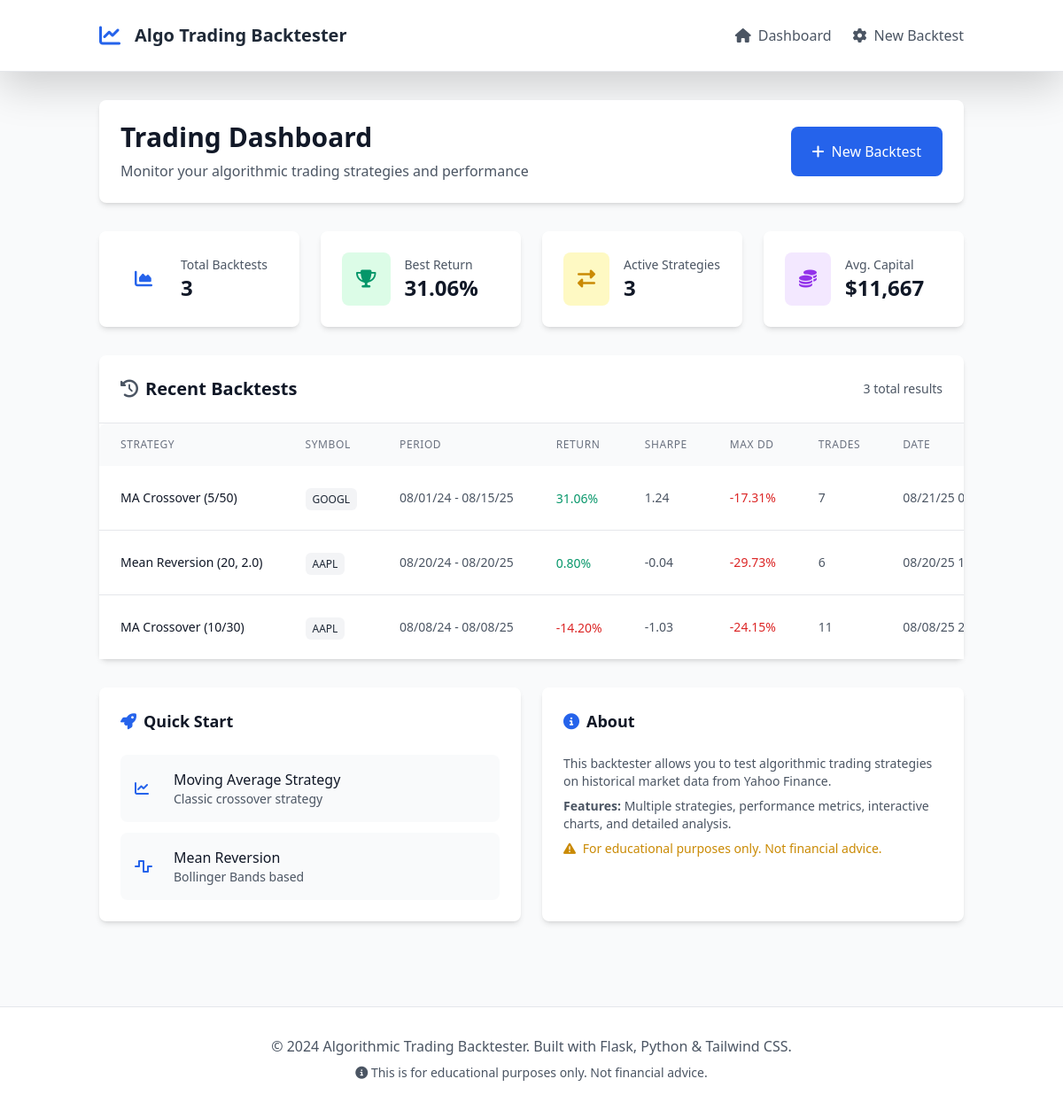
The page / on the database its author committed.
### models.py (models this page shows, shortened)
class BacktestResult(db.Model):
    id = db.Column(db.Integer, primary_key=True)
    strategy_name = db.Column(db.String(100), nullable=False)
    symbol = db.Column(db.String(20), nullable=False)
    start_date = db.Column(db.Date, nullable=False)
    end_date = db.Column(db.Date, nullable=False)
    initial_capital = db.Column(db.Float, nullable=False)
    final_value = db.Column(db.Float, nullable=False)
    total_return = db.Column(db.Float, nullable=False)
    sharpe_ratio = db.Column(db.Float)
    max_drawdown = db.Column(db.Float)
    total_trades = db.Column(db.Integer)
    parameters = db.Column(db.Text)  # JSON string of strategy parameters
    created_at = db.Column(db.DateTime, default=datetime.utcnow)

### routes.py (the view)
@app.route('/')
def index():
    recent_results = BacktestResult.query.order_by(BacktestResult.created_at.desc()).limit(5).all()
    return render_template('index.html', results=recent_results)

### templates/index.html (shortened to what this page needs)
{% extends "base.html" %}
{% block content %}
<div class="space-y-8">
    <div class="bg-white rounded-lg shadow-md p-6">
        <div class="flex items-center justify-between">
            <div>
                <h1 class="text-3xl font-bold text-gray-900 mb-2">Trading Dashboard</h1>
                <p class="text-gray-600">Monitor your algorithmic trading strategies and performance</p>
            </div>
            <div class="flex space-x-4">
                <a href="{{ url_for('strategy_config') }}"
                   class="bg-primary-600 hover:bg-primary-700 text-white px-6 py-3 rounded-lg font-medium transition-colors">
                    <i class="fas fa-plus me-2"></i>New Backtest
                </a>
            </div>
        </div>
    </div>
    <div class="grid grid-cols-1 md:grid-cols-2 lg:grid-cols-4 gap-6">
        <div class="bg-white rounded-lg shadow-md p-6">
            <div class="flex items-center">
                <div class="p-3 rounded-lg bg-primary-100">
                    <i class="fas fa-chart-area text-primary-600 text-xl"></i>
                </div>
                <div class="ml-4">
                    <p class="text-sm font-medium text-gray-600">Total Backtests</p>
                    <p class="text-2xl font-bold text-gray-900">{{ results|length }}</p>
                </div>
            </div>
        </div>
        <div class="bg-white rounded-lg shadow-md p-6">
            <div class="flex items-center">
                <div class="p-3 rounded-lg bg-success-100">
                    <i class="fas fa-trophy text-success-600 text-xl"></i>
                </div>
                <div class="ml-4">
                    <p class="text-sm font-medium text-gray-600">Best Return</p>
                    <p class="text-2xl font-bold text-gray-900">
                        {% if results %}
                            {{ "%.2f"|format(results|map(attribute='total_return')|max) }}%
                        {% else %}
                            0.00%
                        {% endif %}
                    </p>
                </div>
            </div>
        </div>
        <div class="bg-white rounded-lg shadow-md p-6">
            <div class="flex items-center">
                <div class="p-3 rounded-lg bg-yellow-100">
                    <i class="fas fa-exchange-alt text-yellow-600 text-xl"></i>
                </div>
                <div class="ml-4">
                    <p class="text-sm font-medium text-gray-600">Active Strategies</p>
                    <p class="text-2xl font-bold text-gray-900">
                        {{ results|map(attribute='strategy_name')|unique|list|length }}
                    </p>
                </div>
            </div>
        </div>
        <div class="bg-white rounded-lg shadow-md p-6">
            <div class="flex items-center">
                <div class="p-3 rounded-lg bg-purple-100">
                    <i class="fas fa-coins text-purple-600 text-xl"></i>
                </div>
                <div class="ml-4">
                    <p class="text-sm font-medium text-gray-600">Avg. Capital</p>
                    <p class="text-2xl font-bold text-gray-900">
                        {% if results %}
                            ${{ "{:,.0f}".format(results|map(attribute='initial_capital')|sum / results|length) }}
                        {% else %}
                            $0
                        {% endif %}
                    </p>
                </div>
            </div>
        </div>
    </div>
    <div class="bg-white rounded-lg shadow-md">
        <div class="px-6 py-4 border-b border-gray-200">
            <div class="flex items-center justify-between">
                <h2 class="text-xl font-semibold text-gray-900">
                    <i class="fas fa-history me-2 text-gray-600"></i>Recent Backtests
                </h2>
                {% if results %}
                <p class="text-sm text-gray-600">{{ results|length }} total results</p>
                {% endif %}
            </div>
        </div>
        {% if results %}
        <div class="overflow-x-auto">
            <table class="w-full">
                <thead class="bg-gray-50">
                    <tr>
                        <th class="px-6 py-3 text-left text-xs font-medium text-gray-500 uppercase tracking-wider">Strategy</th>
                        <th class="px-6 py-3 text-left text-xs font-medium text-gray-500 uppercase tracking-wider">Symbol</th>
                        <th class="px-6 py-3 text-left text-xs font-medium text-gray-500 uppercase tracking-wider">Period</th>
                        <th class="px-6 py-3 text-left text-xs font-medium text-gray-500 uppercase tracking-wider">Return</th>
                        <th class="px-6 py-3 text-left text-xs font-medium text-gray-500 uppercase tracking-wider">Sharpe</th>
                        <th class="px-6 py-3 text-left text-xs font-medium text-gray-500 uppercase tracking-wider">Max DD</th>
                        <th class="px-6 py-3 text-left text-xs font-medium text-gray-500 uppercase tracking-wider">Trades</th>
                        <th class="px-6 py-3 text-left text-xs font-medium text-gray-500 uppercase tracking-wider">Date</th>
                    </tr>
                </thead>
                <tbody class="bg-white divide-y divide-gray-200">
                    {% for result in results %}
                    <tr class="hover:bg-gray-50">
                        <td class="px-6 py-4 whitespace-nowrap">
                            <div class="text-sm font-medium text-gray-900">{{ result.strategy_name }}</div>
                        </td>
                        <td class="px-6 py-4 whitespace-nowrap">
                            <span class="px-2 py-1 text-xs font-medium bg-gray-100 text-gray-800 rounded">
                                {{ result.symbol }}
                            </span>
                        </td>
                        <td class="px-6 py-4 whitespace-nowrap text-sm text-gray-600">
                            {{ result.start_date.strftime('%m/%d/%y') }} - {{ result.end_date.strftime('%m/%d/%y') }}
                        </td>
                        <td class="px-6 py-4 whitespace-nowrap">
                            <span class="text-sm font-medium {{ 'text-success-600' if result.total_return > 0 else 'text-danger-600' }}">
                                {{ "%.2f"|format(result.total_return) }}%
                            </span>
                        </td>
                        <td class="px-6 py-4 whitespace-nowrap text-sm text-gray-600">
                            {% if result.sharpe_ratio %}
                                {{ "%.2f"|format(result.sharpe_ratio) }}
                            {% else %}
                                N/A
                            {% endif %}
                        </td>
                        <td class="px-6 py-4 whitespace-nowrap text-sm text-gray-600">
                            {% if result.max_drawdown %}
                                <span class="text-danger-600">{{ "%.2f"|format(result.max_drawdown) }}%</span>
                            {% else %}
                                N/A
                            {% endif %}
                        </td>
                        <td class="px-6 py-4 whitespace-nowrap text-sm text-gray-600">
                            {{ result.total_trades }}
                        </td>
                        <td class="px-6 py-4 whitespace-nowrap text-sm text-gray-600">
                            {{ result.created_at.strftime('%m/%d/%y %H:%M') }}
                        </td>
                    </tr>
                    {% endfor %}
                </tbody>
            </table>
        </div>
        {% endif %}
    </div>
    <div class="grid grid-cols-1 md:grid-cols-2 gap-6">
        <div class="bg-white rounded-lg shadow-md p-6">
            <h3 class="text-lg font-semibold text-gray-900 mb-4">
                <i class="fas fa-rocket me-2 text-primary-600"></i>Quick Start
            </h3>
            <div class="space-y-3">
                <a href="{{ url_for('strategy_config') }}"
                   class="flex items-center p-3 bg-gray-50 rounded-lg hover:bg-gray-100 transition-colors">
                    <i class="fas fa-chart-line text-primary-600 w-8"></i>
                    <div class="ml-3">
                        <p class="font-medium text-gray-900">Moving Average Strategy</p>
                        <p class="text-sm text-gray-600">Classic crossover strategy</p>
                    </div>
                </a>
                <a href="{{ url_for('strategy_config') }}"
                   class="flex items-center p-3 bg-gray-50 rounded-lg hover:bg-gray-100 transition-colors">
                    <i class="fas fa-wave-square text-primary-600 w-8"></i>
                    <div class="ml-3">
                        <p class="font-medium text-gray-900">Mean Reversion</p>
                        <p class="text-sm text-gray-600">Bollinger Bands based</p>
                    </div>
                </a>
            </div>
        </div>
        <div class="bg-white rounded-lg shadow-md p-6">
            <h3 class="text-lg font-semibold text-gray-900 mb-4">
                <i class="fas fa-info-circle me-2 text-blue-600"></i>About
            </h3>
            <div class="text-gray-600 space-y-2">
                <p class="text-sm">
                    This backtester allows you to test algorithmic trading strategies
                    on historical market data from Yahoo Finance.
                </p>
                <p class="text-sm">
                    <strong>Features:</strong> Multiple strategies, performance metrics,
                    interactive charts, and detailed analysis.
                </p>
                <p class="text-sm text-yellow-600">
                    <i class="fas fa-exclamation-triangle me-1"></i>
                    For educational purposes only. Not financial advice.
                </p>
            </div>
        </div>
    </div>
</div>
{% endblock %}

### templates/base.html (shortened to what this page needs)
<!DOCTYPE html>
<html lang="en">
<head>
    <script src="https://cdn.tailwindcss.com"></script>
    <link href="https://cdn.jsdelivr.net/npm/bootstrap@5.3.0/dist/css/bootstrap.min.css" rel="stylesheet">
    <link rel="stylesheet" href="https://cdnjs.cloudflare.com/ajax/libs/font-awesome/6.4.0/css/all.min.css">
    <link rel="stylesheet" href="{{ url_for('static', filename='css/main.css') }}">
</head>
<body class="bg-gray-50 min-h-screen">
    <nav class="bg-white shadow-lg border-b border-gray-200">
        <div class="container mx-auto px-4">
            <div class="flex justify-between items-center py-4">
                <div class="flex items-center space-x-4">
                    <i class="fas fa-chart-line text-2xl text-primary-600"></i>
                    <h1 class="text-xl font-bold text-gray-800">
                        <a href="{{ url_for('index') }}" class="hover:text-primary-600 transition-colors">
                            Algo Trading Backtester
                        </a>
                    </h1>
                </div>
                <div class="flex items-center space-x-6">
                    <a href="{{ url_for('index') }}"
                       class="flex items-center space-x-2 text-gray-600 hover:text-primary-600 transition-colors">
                        <i class="fas fa-home"></i>
                        <span>Dashboard</span>
                    </a>
                    <a href="{{ url_for('strategy_config') }}"
                       class="flex items-center space-x-2 text-gray-600 hover:text-primary-600 transition-colors">
                        <i class="fas fa-cog"></i>
                        <span>New Backtest</span>
                    </a>
                </div>
            </div>
        </div>
    </nav>
    <main class="container mx-auto px-4 py-8">
        {% block content %}{% endblock %}
    </main>
    <footer class="bg-white border-t border-gray-200 mt-16">
        <div class="container mx-auto px-4 py-8">
            <div class="text-center text-gray-600">
                <p>&copy; 2024 Algorithmic Trading Backtester. Built with Flask, Python & Tailwind CSS.</p>
                <p class="text-sm mt-2">
                    <i class="fas fa-info-circle"></i>
                    This is for educational purposes only. Not financial advice.
                </p>
            </div>
        </div>
    </footer>
</body>
</html>

### static/css/main.css (style rules this page uses)
* { transition: all 0.2s ease-in-out; }
.text-success-600 { color: #059669; }
.text-danger-600 { color: #dc2626; }
.bg-success-100 { background-color: #dcfce7; }
table { border-collapse: separate; border-spacing: 0; }
table th:first-child { border-top-left-radius: 0.5rem; }

### rows shown on the page
BacktestResult: strategy_name "MA Crossover (5/50)", symbol "GOOGL", start_date "08/01/24", end_date "08/15/25", total_return "31.06", sharpe_ratio "1.24", max_drawdown "-17.31", total_trades "7", created_at "08/21/25…"
BacktestResult: strategy_name "Mean Reversion (20, 2.0)", symbol "AAPL", start_date "08/20/24", end_date "08/20/25", total_return "0.80", sharpe_ratio "-0.04", max_drawdown "-29.73", total_trades "6", created_at "08/20/25…"
BacktestResult: strategy_name "MA Crossover (10/30)", symbol "AAPL", start_date "08/08/24", end_date "08/08/25", total_return "-14.20", sharpe_ratio "-1.03", max_drawdown "-24.15", total_trades "11", created_at "08/08/25…"

### other values the page prints
{{ results|length }} "3"
{{ "%.2f"|format(results|map(attribute='total_return')|max) }} "31.06"
{{ results|map(attribute='strategy_name')|unique|list|length }} "3"
